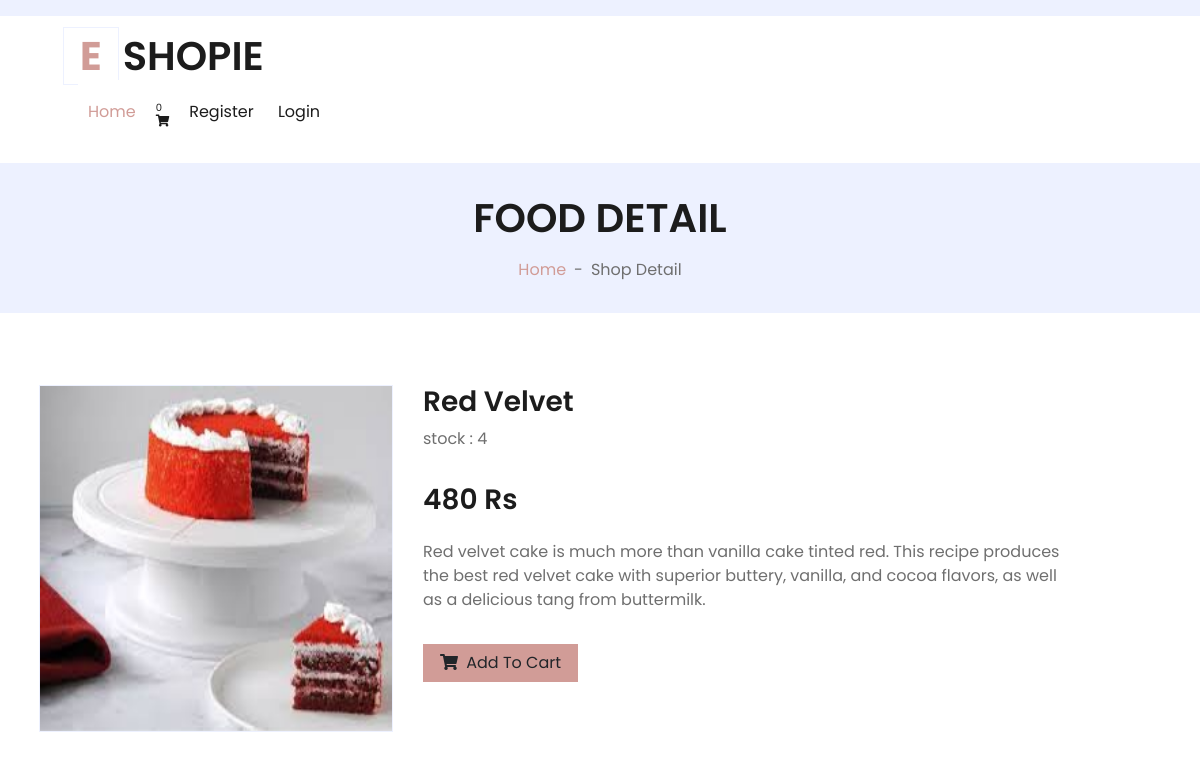
/cake/red-velvet, run on the app's committed database.
### shop/models.py (models this page shows, shortened)
class product(models.Model):
    name=models.CharField(max_length=250,unique=True)
    slug=models.CharField(max_length=250,unique=True)
    img=models.ImageField(upload_to='product_img')
    desc=models.TextField()
    stock=models.IntegerField()
    available=models.BooleanField(default=False)
    price=models.IntegerField()
    category=models.ForeignKey(categ,on_delete=models.CASCADE)

### shop/views.py (the view)
# urls.py: path('<slug:c_slug>/<slug:product_slug>',views.prod_details,name='details'),
def prod_details(request,c_slug,product_slug):
    try:
        prod=product.objects.get(category__slug=c_slug,slug=product_slug)
    except Exception as e:
        raise e
    return render(request,'detail1.html',{'pr':prod})

### cart/context_processor.py (called while the page is built)
def count(request):
    item_count=0
    if 'admin' in request.path:
        return{}
    else:
        try:
            ct=cart_list.objects.filter(cart_id=c_id(request))
            cti=items.objects.all().filter(cart=ct[:1])
            for c in cti:
                item_count=c.quantity
        except cart_list.DoesNotExist:
            item_count=0
    return dict(itc=item_count)

### cart/views.py (called while the page is built)
def c_id(request):
    ct_id=request.session.session_key
    if not ct_id:
        ct_id=request.session.create()
    return ct_id

### templates/detail1.html (shortened to what this page needs)
{% extends 'base.html' %}
{% load static %}
{% block content %}
<html lang="en">
<body>
    <div class="container-fluid bg-secondary mb-5">
        <div class="d-flex flex-column align-items-center justify-content-center" style="min-height: 150px">
            <h1 class="font-weight-semi-bold text-uppercase mb-3">Food Detail</h1>
            <div class="d-inline-flex">
                <p class="m-0"><a href="/">Home</a></p>
                <p class="m-0 px-2">-</p>
                <p class="m-0">Shop Detail</p>
            </div>
        </div>
    </div>
    <div class="container-fluid py-4">
        <div class="row px-xl-4">
            <div class="col-lg-4 pb-4">
                <div id="product-carousel" class="carousel slide" data-ride="carousel">
                    <div class="carousel-inner border">
                        <div class="carousel-item active">
                            <img class="w-100 h-100" src="{{pr.img.url}}" alt="Image" >
                        </div>
                    </div>
                </div>
            </div>
            <div class="col-lg-7 pb-5">
                <h3 class="font-weight-semi-bold">{{pr.name}}</h3>
                <div class="d-flex mb-3">
                    <p>stock : {{pr.stock}}</p>
                </div>
                <h3 class="font-weight-semi-bold mb-4">{{pr.price}} Rs</h3>
                <p class="mb-4">{{pr.desc}}</p>
                <div class="d-flex align-items-center mb-4 pt-2">
                    {% if pr.stock <= 0 %}
                                    <br><h4 style="color:red">Sorry..No stock left</h4>
                             {% else %}
                    <a href="{% url 'addcart' pr.id %}">
                    <button class="btn btn-primary px-3" ><i class="fa fa-shopping-cart mr-1" ></i> Add To Cart</button></a>
                    {% endif %}
                </div>
            </div>
        </div>
    </div>
</body>
</html>
{% endblock %}

### data on the page
product: img (picture), name "Red Velvet", stock "4", price "480", desc "Red velvet cake is much more than vanilla cake tinted red. This recipe produces the best red velvet cake with superior buttery, vanilla, and cocoa flavors, as well as a delicious tang from buttermilk."

### other printed values
{{ itc }} "0"
